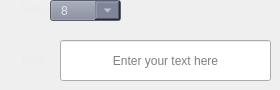
               <widget class="QWidget" name="page_3">
                <widget class="QLabel" name="label_fontSize">
                 <property name="geometry">
                  <rect>
                   <x>20</x>
                   <y>0</y>
                   <width>26</width>
                   <height>17</height>
                  </rect>
                 </property>
                 <property name="sizePolicy">
                  <sizepolicy hsizetype="Maximum" vsizetype="Preferred">
                   <horstretch>0</horstretch>
                   <verstretch>0</verstretch>
                  </sizepolicy>
                 </property>
                 <property name="font">
                  <font>
                   <family>Segoe UI</family>
                   <pointsize>10</pointsize>
                   <weight>50</weight>
                   <italic>false</italic>
                   <bold>false</bold>
                  </font>
                 </property>
                 <property name="styleSheet">
                  <string notr="true">color: rgb(235, 235, 240);</string>
                 </property>
                 <property name="text">
                  <string>Size:</string>
                 </property>
                </widget>
                <widget class="QComboBox" name="fontSize_comboBox">
                 <property name="geometry">
                  <rect>
                   <x>50</x>
                   <y>0</y>
                   <width>71</width>
                   <height>21</height>
                  </rect>
                 </property>
                 <property name="sizePolicy">
                  <sizepolicy hsizetype="Maximum" vsizetype="Fixed">
                   <horstretch>0</horstretch>
                   <verstretch>0</verstretch>
                  </sizepolicy>
                 </property>
                 <property name="minimumSize">
                  <size>
                   <width>0</width>
                   <height>0</height>
                  </size>
                 </property>
                 <property name="font">
                  <font>
                   <pointsize>-1</pointsize>
                  </font>
                 </property>
                 <property name="focusPolicy">
                  <enum>Qt::WheelFocus</enum>
                 </property>
                 <property name="styleSheet">
                  <string notr="true">QComboBox{
	background-color: rgb(128, 134, 152);
	padding-left: 10px;
	color: rgb(228, 229, 235);
	font-size: 12px;
}

QListView{
	background-color: rgb(128, 134, 152);
	color: rgb(228, 229, 235);
	selection-background-color: rgb(99, 101, 135);
	font-size: 9px;
}

QComboBox:drop-down{
    width: 25px;
}

QComboBox QAbstractItemView {
	background-color: rgb(128, 134, 152);
    outline: none;
}

QComboBox QAbstractItemView:item:selected {
    background: rgb(47, 175, 178);
}</string>
                 </property>
                 <property name="iconSize">
                  <size>
                   <width>16</width>
                   <height>16</height>
                  </size>
                 </property>
                 <property name="frame">
                  <bool>true</bool>
                 </property>
                 <item>
                  <property name="text">
                   <string>8</string>
                  </property>
                 </item>
                 <item>
                  <property name="text">
                   <string>9</string>
                  </property>
                 </item>
                 <item>
                  <property name="text">
                   <string>10</string>
                  </property>
                 </item>
                 <item>
                  <property name="text">
                   <string>11</string>
                  </property>
                 </item>
                 <item>
                  <property name="text">
                   <string>12</string>
                  </property>
                 </item>
                 <item>
                  <property name="text">
                   <string>13</string>
                  </property>
                 </item>
                 <item>
                  <property name="text">
                   <string>14</string>
                  </property>
                 </item>
                 <item>
                  <property name="text">
                   <string>16</string>
                  </property>
                 </item>
                 <item>
                  <property name="text">
                   <string>18</string>
                  </property>
                 </item>
                 <item>
                  <property name="text">
                   <string>20</string>
                  </property>
                 </item>
                 <item>
                  <property name="text">
                   <string>22</string>
                  </property>
                 </item>
                 <item>
                  <property name="text">
                   <string>24</string>
                  </property>
                 </item>
                 <item>
                  <property name="text">
                   <string>26</string>
                  </property>
                 </item>
                 <item>
                  <property name="text">
                   <string>28</string>
                  </property>
                 </item>
                 <item>
                  <property name="text">
                   <string>36</string>
                  </property>
                 </item>
                 <item>
                  <property name="text">
                   <string>48</string>
                  </property>
                 </item>
                 <item>
                  <property name="text">
                   <string>72</string>
                  </property>
                 </item>
                </widget>
                <widget class="QLabel" name="label_textValue">
                 <property name="geometry">
                  <rect>
                   <x>20</x>
                   <y>50</y>
                   <width>26</width>
                   <height>17</height>
                  </rect>
                 </property>
                 <property name="sizePolicy">
                  <sizepolicy hsizetype="Maximum" vsizetype="Preferred">
                   <horstretch>0</horstretch>
                   <verstretch>0</verstretch>
                  </sizepolicy>
                 </property>
                 <property name="font">
                  <font>
                   <family>Segoe UI</family>
                   <pointsize>10</pointsize>
                   <weight>50</weight>
                   <italic>false</italic>
                   <bold>false</bold>
                  </font>
                 </property>
                 <property name="styleSheet">
                  <string notr="true">color: rgb(235, 235, 240);</string>
                 </property>
                 <property name="text">
                  <string>Text:</string>
                 </property>
                </widget>
                <widget class="QLineEdit" name="textValue">
                 <property name="geometry">
                  <rect>
                   <x>60</x>
                   <y>40</y>
                   <width>211</width>
                   <height>41</height>
                  </rect>
                 </property>
                 <property name="sizePolicy">
                  <sizepolicy hsizetype="Maximum" vsizetype="Maximum">
                   <horstretch>0</horstretch>
                   <verstretch>0</verstretch>
                  </sizepolicy>
                 </property>
                 <property name="minimumSize">
                  <size>
                   <width>0</width>
                   <height>0</height>
                  </size>
                 </property>
                 <property name="maximumSize">
                  <size>
                   <width>16777215</width>
                   <height>16777215</height>
                  </size>
                 </property>
                 <property name="focusPolicy">
                  <enum>Qt::ClickFocus</enum>
                 </property>
                 <property name="text">
                  <string/>
                 </property>
                 <property name="maxLength">
                  <number>32767</number>
                 </property>
                 <property name="alignment">
                  <set>Qt::AlignCenter</set>
                 </property>
                 <property name="placeholderText">
                  <string>Enter your text here</string>
                 </property>
                </widget>
               </widget>
